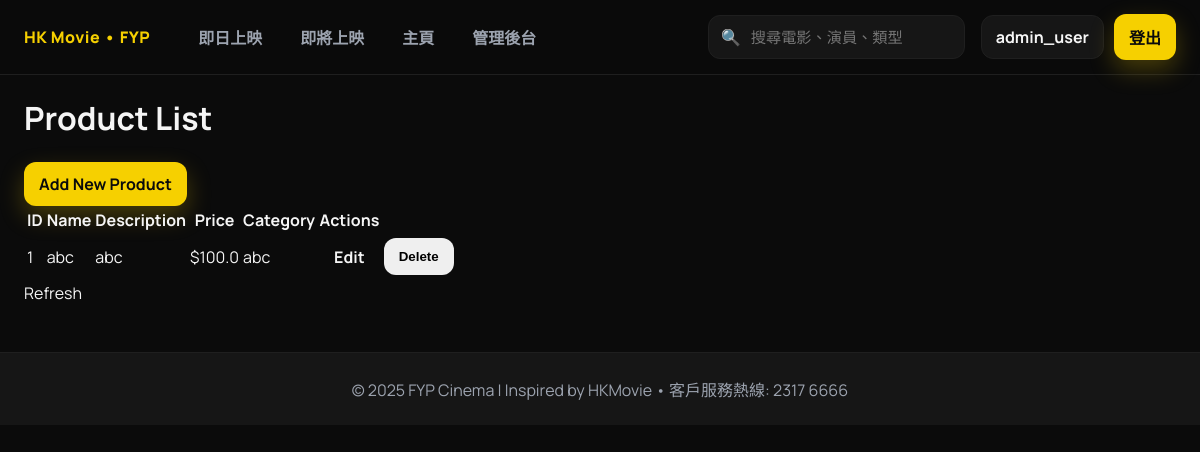
The app's page /products (signed in) with its own data.
### app/models.py (models this page shows, shortened)
class User(UserMixin, db.Model):
    id = db.Column(db.Integer, primary_key=True)
    username = db.Column(db.String(64), index=True, unique=True, nullable=False)
    email = db.Column(db.String(120), index=True, unique=True, nullable=False)
    password_hash = db.Column(db.String(128))
    is_admin = db.Column(db.Boolean, default=False)  # Ensure this line exists
    date_joined = db.Column(db.DateTime, default=datetime.utcnow)
    points = db.Column(db.Integer, default=0)  # Member points for rewards
    vip_type = db.Column(db.String(20), nullable=True)  # 'monthly', 'yearly', or None
    vip_expiry = db.Column(db.DateTime, nullable=True)  # VIP expiration date
    auto_renew_vip = db.Column(db.Boolean, default=False)  # Auto-renew VIP membership

class Product(db.Model):
    id = db.Column(db.Integer, primary_key=True)
    name = db.Column(db.String(64), nullable=False)
    description = db.Column(db.String(256))
    price = db.Column(db.Float, nullable=False)
    category_id = db.Column(db.Integer, db.ForeignKey('category.id'))
    category = db.relationship('Category', backref='products')

class Category(db.Model):
    id = db.Column(db.Integer, primary_key=True)
    name = db.Column(db.String(64), unique=True, nullable=False)

### app/routes.py (the view)
@app.route('/products', methods=['GET'])
@login_required
def get_products():
    products = Product.query.all()
    categories = Category.query.all()  # Fetch categories from the database
    form = ProductForm(categories=categories)  # Pass categories to the form
    return render_template('table.html.j2', products=products, form=form)

### app/forms.py
class ProductForm(FlaskForm):
    name = StringField('Product Name', validators=[DataRequired()])
    description = StringField('Description', validators=[DataRequired()])
    price = DecimalField('Price', validators=[DataRequired()])
    category_id = SelectField('Category', coerce=int, validators=[DataRequired()])
    submit = SubmitField('Submit')
    def __init__(self, categories=None, *args, **kwargs):
        super(ProductForm, self).__init__(*args, **kwargs)
        if categories is not None:
            self.category_id.choices = [(category.id, category.name) for category in categories]
        else:
            self.category_id.choices = []  # Set to empty list if categories are None

### app/models.py (called while the page is built)
@login.user_loader
def load_user(id):
    return User.query.get(int(id))

### app/templates/table.html.j2 (shortened to what this page needs)
{% extends "base.html.j2" %}
{% block content %}
<h1>Product List</h1>
{% if current_user.is_authenticated and current_user.is_admin %}
    <a href="#" class="btn btn-primary" id="toggleFormBtn">Add New Product</a>
{% endif %}
<table class="table table-striped">
    <thead>
        <tr>
            <th>ID</th>
            <th>Name</th>
            <th>Description</th>
            <th>Price</th>
            <th>Category</th>
            {% if current_user.is_authenticated %}
                <th>Actions</th>
            {% endif %}
        </tr>
    </thead>
    <tbody>
        {% for product in products %}
        <tr>
            <td>{{ product.id }}</td>
            <td><a href="{{ url_for('view_product', product_id=product.id) }}">{{ product.name }}</a></td>
            <td>{{ product.description }}</td>
            <td>${{ product.price }}</td>
            <td>{{ product.category.name }}</td>
            {% if current_user.is_authenticated and current_user.is_admin %}
                <td>
                    <a href="{{ url_for('update_product', product_id=product.id) }}" class="btn btn-warning">Edit</a>
                </td>
                <td>
                    <form action="{{ url_for('delete_product', product_id=product.id) }}" method="POST" style="display:inline;">
                        <button type="submit" class="btn btn-danger">Delete</button>
                    </form>
                </td>
            {% endif %}
        </tr>
        {% endfor %}
    </tbody>
</table>
<a href="{{ url_for('get_products') }}">Refresh</a>
{% endblock %}

### app/templates/base.html.j2 (shortened to what this page needs)
<!DOCTYPE html>
<html lang="zh-HK">
<head>
</head>
<body>
    <header class="navbar">
        <div class="nav-inner">
            <div class="brand">HK Movie • FYP</div>
            <div class="nav-links">
                <a class="nav-link{% if request.endpoint == 'cinema_index' %} active{% endif %}" href="{{ url_for('cinema_index') }}">即日上映</a>
                <a class="nav-link{% if request.endpoint == 'cinema_coming_soon' %} active{% endif %}" href="{{ url_for('cinema_coming_soon') }}">即將上映</a>
                <a class="nav-link" href="{{ url_for('index') }}">主頁</a>
                {% if current_user.is_authenticated and current_user.is_admin %}
                <a class="nav-link{% if request.endpoint == 'admin_console' %} active{% endif %}" href="{{ url_for('admin_console') }}">管理後台</a>
                {% endif %}
            </div>
            <div class="nav-search">
                <span style="color: var(--muted); font-weight: 700;">🔍</span>
                <input type="search" placeholder="搜尋電影、演員、類型" aria-label="搜尋電影">
            </div>
            <div class="nav-auth">
                {% if current_user.is_authenticated %}
                    <a class="btn btn-ghost" href="{{ url_for('profile') }}">{{ current_user.username }}</a>
                    <a class="btn btn-primary" href="{{ url_for('logout') }}">登出</a>
                {% else %}
                    <a class="btn btn-ghost" href="{{ url_for('login') }}">登入</a>
                    <a class="btn btn-primary" href="{{ url_for('register') }}">註冊</a>
                {% endif %}
            </div>
        </div>
    </header>
    <div class="page-shell">
        {% block content %}{% endblock %}
    </div>
    <footer>
        <div>&copy; 2025 FYP Cinema | Inspired by HKMovie • 客戶服務熱線: 2317 6666</div>
    </footer>
</body>
</html>

### app/templates/base.html.j2 (style rules this page uses)
:root { --bg: #0b0b0b; --panel: #111111; --panel-2: #161616; --text: #f5f5f5; --muted: #9ca3af; --primary: #f6d000; --accent: #ffd83a; --danger: #ff4d4f; --border: #1f1f1f; --card-radius: 14px; --shadow: 0 18px 40px rgba(0,0,0,0.35); }
* { box-sizing: border-box; }
body { margin: 0; background: var(--bg); color: var(--text); font-family: 'Manrope', 'Segoe UI', sans-serif; }
a { color: inherit; text-decoration: none; }
.page-shell { max-width: 1400px; margin: 0 auto; padding: 0 24px 48px; }
header.navbar { position: sticky; top: 0; z-index: 20; background: rgba(11,11,11,0.92); backdrop-filter: blur(10px); border-bottom: 1px solid var(--border); }
.nav-inner { max-width: 1400px; margin: 0 auto; display: flex; align-items: center; justify-content: space-between; padding: 14px 24px; gap: 16px; }
.brand { display: flex; align-items: center; gap: 10px; font-weight: 800; letter-spacing: 0.5px; color: var(--primary); }
.nav-links { display: flex; gap: 14px; align-items: center; flex: 1; margin-left: 20px; }
.nav-link { padding: 8px 12px; border-radius: 10px; color: var(--muted); font-weight: 600; transition: color 0.2s ease, background 0.2s ease; }
.nav-search { display: flex; align-items: center; gap: 8px; background: var(--panel-2); border: 1px solid var(--border); border-radius: 12px; padding: 10px 12px; min-width: 240px; }
.nav-search input { background: transparent; border: none; outline: none; color: var(--text); width: 100%; font-size: 0.95rem; }
.nav-auth { display: flex; gap: 10px; align-items: center; }
.btn { display: inline-flex; align-items: center; justify-content: center; gap: 6px; padding: 10px 14px; border-radius: 12px; border: 1px solid transparent; font-weight: 700; cursor: pointer; transition: transform 0.15s ease, box-shadow 0.2s ease, background 0.2s ease, border-color 0.2s ease; }
.btn-primary { background: var(--primary); color: #0b0b0b; box-shadow: 0 10px 25px rgba(246,208,0,0.25); }
.btn-ghost { background: var(--panel-2); color: var(--text); border-color: var(--border); }
footer { border-top: 1px solid var(--border); padding: 24px; text-align: center; color: var(--muted); background: var(--panel-2); }

### records on screen
User: username "admin_user"
Product: id "1", name "abc", description "abc", price "100.0", category.name "abc"
